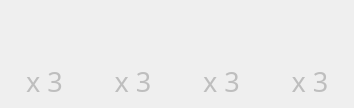
<?xml version="1.0" encoding="UTF-8"?>
<ui version="4.0">
 <class>Form</class>
 <widget class="QWidget" name="Form">
  <property name="geometry">
   <rect>
    <x>0</x>
    <y>0</y>
    <width>354</width>
    <height>108</height>
   </rect>
  </property>
  <property name="windowTitle">
   <string>Form</string>
  </property>
  <layout class="QHBoxLayout" name="horizontalLayout">
   <property name="spacing">
    <number>0</number>
   </property>
   <property name="leftMargin">
    <number>0</number>
   </property>
   <property name="topMargin">
    <number>5</number>
   </property>
   <property name="rightMargin">
    <number>0</number>
   </property>
   <property name="bottomMargin">
    <number>5</number>
   </property>
   <item>
    <widget class="QWidget" name="widget_0" native="true">
     <property name="enabled">
      <bool>true</bool>
     </property>
     <property name="sizePolicy">
      <sizepolicy hsizetype="Minimum" vsizetype="Minimum">
       <horstretch>0</horstretch>
       <verstretch>0</verstretch>
      </sizepolicy>
     </property>
     <property name="font">
      <font>
       <family>Pretendard Medium</family>
      </font>
     </property>
     <property name="styleSheet">
      <string notr="true">#widget_0{background-color : none;}
#widget_0:disabled{background-color : rgba(255, 255, 127, 100);}
</string>
     </property>
     <layout class="QVBoxLayout" name="verticalLayout_5" stretch="2,1">
      <property name="spacing">
       <number>0</number>
      </property>
      <property name="leftMargin">
       <number>3</number>
      </property>
      <property name="topMargin">
       <number>3</number>
      </property>
      <property name="rightMargin">
       <number>3</number>
      </property>
      <property name="bottomMargin">
       <number>3</number>
      </property>
      <item>
       <widget class="QLabel" name="btn_p0">
        <property name="enabled">
         <bool>false</bool>
        </property>
        <property name="sizePolicy">
         <sizepolicy hsizetype="Minimum" vsizetype="Minimum">
          <horstretch>0</horstretch>
          <verstretch>0</verstretch>
         </sizepolicy>
        </property>
        <property name="font">
         <font>
          <family>Pretendard Medium</family>
         </font>
        </property>
        <property name="styleSheet">
         <string notr="true">
border-image: url(:/newPrefix/images/worker_red.png);</string>
        </property>
        <property name="text">
         <string/>
        </property>
       </widget>
      </item>
      <item>
       <widget class="QLabel" name="label_5">
        <property name="enabled">
         <bool>false</bool>
        </property>
        <property name="sizePolicy">
         <sizepolicy hsizetype="Minimum" vsizetype="Minimum">
          <horstretch>0</horstretch>
          <verstretch>0</verstretch>
         </sizepolicy>
        </property>
        <property name="font">
         <font>
          <family>Pretendard Medium</family>
          <pointsize>20</pointsize>
         </font>
        </property>
        <property name="text">
         <string>x 3</string>
        </property>
        <property name="alignment">
         <set>Qt::AlignCenter</set>
        </property>
       </widget>
      </item>
     </layout>
    </widget>
   </item>
   <item>
    <widget class="QWidget" name="widget_1" native="true">
     <property name="enabled">
      <bool>true</bool>
     </property>
     <property name="sizePolicy">
      <sizepolicy hsizetype="Minimum" vsizetype="Minimum">
       <horstretch>0</horstretch>
       <verstretch>0</verstretch>
      </sizepolicy>
     </property>
     <property name="font">
      <font>
       <family>Pretendard Medium</family>
      </font>
     </property>
     <property name="styleSheet">
      <string notr="true">#widget_1{background-color : none;}
#widget_1:disabled{background-color : rgba(255, 255, 127, 100);}
</string>
     </property>
     <layout class="QVBoxLayout" name="verticalLayout_2" stretch="2,1">
      <property name="spacing">
       <number>0</number>
      </property>
      <property name="leftMargin">
       <number>3</number>
      </property>
      <property name="topMargin">
       <number>3</number>
      </property>
      <property name="rightMargin">
       <number>3</number>
      </property>
      <property name="bottomMargin">
       <number>3</number>
      </property>
      <item>
       <widget class="QLabel" name="btn_p1">
        <property name="enabled">
         <bool>false</bool>
        </property>
        <property name="sizePolicy">
         <sizepolicy hsizetype="Minimum" vsizetype="Minimum">
          <horstretch>0</horstretch>
          <verstretch>0</verstretch>
         </sizepolicy>
        </property>
        <property name="font">
         <font>
          <family>Pretendard Medium</family>
         </font>
        </property>
        <property name="styleSheet">
         <string notr="true">border-image: url(:/newPrefix/images/worker_green.png);</string>
        </property>
        <property name="text">
         <string/>
        </property>
       </widget>
      </item>
      <item>
       <widget class="QLabel" name="label_2">
        <property name="enabled">
         <bool>false</bool>
        </property>
        <property name="sizePolicy">
         <sizepolicy hsizetype="Minimum" vsizetype="Minimum">
          <horstretch>0</horstretch>
          <verstretch>0</verstretch>
         </sizepolicy>
        </property>
        <property name="font">
         <font>
          <family>Pretendard Medium</family>
          <pointsize>20</pointsize>
         </font>
        </property>
        <property name="text">
         <string>x 3</string>
        </property>
        <property name="alignment">
         <set>Qt::AlignCenter</set>
        </property>
       </widget>
      </item>
     </layout>
    </widget>
   </item>
   <item>
    <widget class="QWidget" name="widget_2" native="true">
     <property name="enabled">
      <bool>true</bool>
     </property>
     <property name="sizePolicy">
      <sizepolicy hsizetype="Minimum" vsizetype="Minimum">
       <horstretch>0</horstretch>
       <verstretch>0</verstretch>
      </sizepolicy>
     </property>
     <property name="font">
      <font>
       <family>Pretendard Medium</family>
      </font>
     </property>
     <property name="styleSheet">
      <string notr="true">#widget_2{background-color : none;}
#widget_2:disabled{background-color : rgba(255, 255, 127, 100);}
</string>
     </property>
     <layout class="QVBoxLayout" name="verticalLayout_3" stretch="2,1">
      <property name="spacing">
       <number>0</number>
      </property>
      <property name="leftMargin">
       <number>3</number>
      </property>
      <property name="topMargin">
       <number>3</number>
      </property>
      <property name="rightMargin">
       <number>3</number>
      </property>
      <property name="bottomMargin">
       <number>3</number>
      </property>
      <item>
       <widget class="QLabel" name="btn_p2">
        <property name="enabled">
         <bool>false</bool>
        </property>
        <property name="sizePolicy">
         <sizepolicy hsizetype="Minimum" vsizetype="Minimum">
          <horstretch>0</horstretch>
          <verstretch>0</verstretch>
         </sizepolicy>
        </property>
        <property name="font">
         <font>
          <family>Pretendard Medium</family>
         </font>
        </property>
        <property name="styleSheet">
         <string notr="true">border-image: url(:/newPrefix/images/worker_blue.png);</string>
        </property>
        <property name="text">
         <string/>
        </property>
       </widget>
      </item>
      <item>
       <widget class="QLabel" name="label_3">
        <property name="enabled">
         <bool>false</bool>
        </property>
        <property name="sizePolicy">
         <sizepolicy hsizetype="Minimum" vsizetype="Minimum">
          <horstretch>0</horstretch>
          <verstretch>0</verstretch>
         </sizepolicy>
        </property>
        <property name="font">
         <font>
          <family>Pretendard Medium</family>
          <pointsize>20</pointsize>
         </font>
        </property>
        <property name="text">
         <string>x 3</string>
        </property>
        <property name="alignment">
         <set>Qt::AlignCenter</set>
        </property>
       </widget>
      </item>
     </layout>
    </widget>
   </item>
   <item>
    <widget class="QWidget" name="widget_3" native="true">
     <property name="enabled">
      <bool>true</bool>
     </property>
     <property name="sizePolicy">
      <sizepolicy hsizetype="Minimum" vsizetype="Minimum">
       <horstretch>0</horstretch>
       <verstretch>0</verstretch>
      </sizepolicy>
     </property>
     <property name="font">
      <font>
       <family>Pretendard Medium</family>
      </font>
     </property>
     <property name="styleSheet">
      <string notr="true">#widget_3{background-color : none;}
#widget_3:disabled{background-color : rgba(255, 255, 127, 100);}
</string>
     </property>
     <layout class="QVBoxLayout" name="verticalLayout_4" stretch="2,1">
      <property name="spacing">
       <number>0</number>
      </property>
      <property name="leftMargin">
       <number>3</number>
      </property>
      <property name="topMargin">
       <number>3</number>
      </property>
      <property name="rightMargin">
       <number>3</number>
      </property>
      <property name="bottomMargin">
       <number>3</number>
      </property>
      <item>
       <widget class="QLabel" name="btn_p3">
        <property name="enabled">
         <bool>false</bool>
        </property>
        <property name="sizePolicy">
         <sizepolicy hsizetype="Minimum" vsizetype="Minimum">
          <horstretch>0</horstretch>
          <verstretch>0</verstretch>
         </sizepolicy>
        </property>
        <property name="font">
         <font>
          <family>Pretendard Medium</family>
         </font>
        </property>
        <property name="styleSheet">
         <string notr="true">border-image: url(:/newPrefix/images/worker_purple.png);</string>
        </property>
        <property name="text">
         <string/>
        </property>
       </widget>
      </item>
      <item>
       <widget class="QLabel" name="label_4">
        <property name="enabled">
         <bool>false</bool>
        </property>
        <property name="sizePolicy">
         <sizepolicy hsizetype="Minimum" vsizetype="Minimum">
          <horstretch>0</horstretch>
          <verstretch>0</verstretch>
         </sizepolicy>
        </property>
        <property name="font">
         <font>
          <family>Pretendard Medium</family>
          <pointsize>20</pointsize>
         </font>
        </property>
        <property name="text">
         <string>x 3</string>
        </property>
        <property name="alignment">
         <set>Qt::AlignCenter</set>
        </property>
       </widget>
      </item>
     </layout>
    </widget>
   </item>
  </layout>
 </widget>
 <resources>
  <include location="../../MyQRC.qrc"/>
 </resources>
 <connections/>
</ui>
